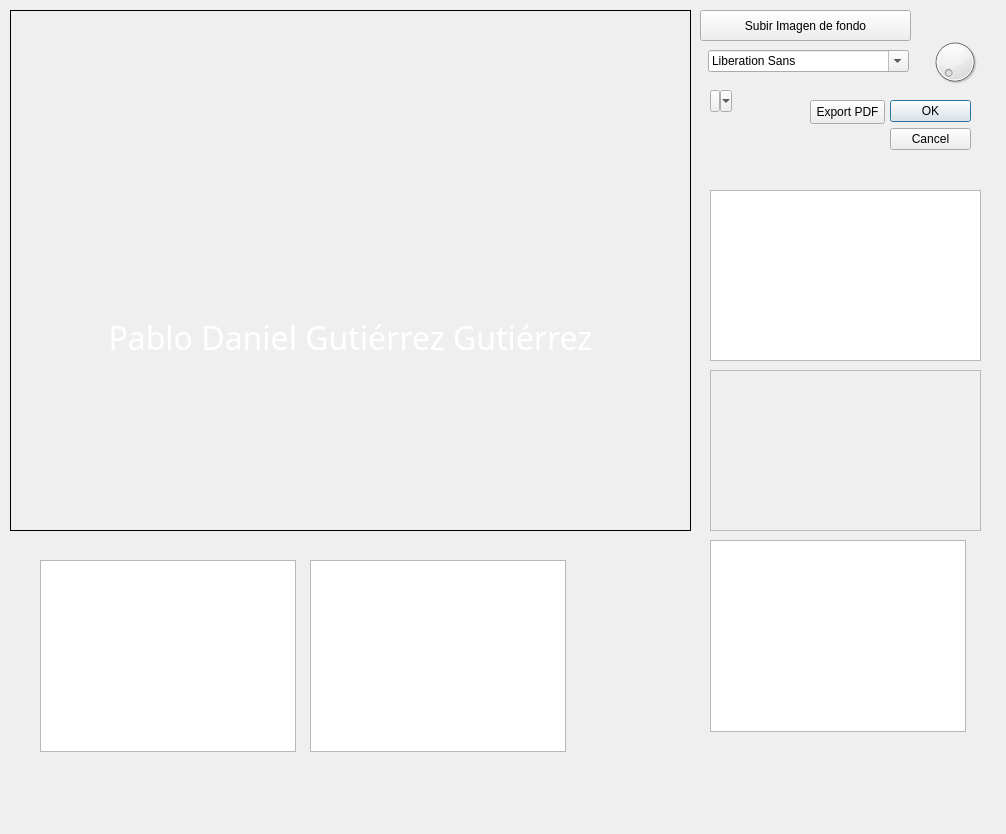
<?xml version="1.0" encoding="UTF-8"?>
<ui version="4.0">
 <class>Dialog</class>
 <widget class="QDialog" name="Dialog">
  <property name="geometry">
   <rect>
    <x>0</x>
    <y>0</y>
    <width>1006</width>
    <height>834</height>
   </rect>
  </property>
  <property name="baseSize">
   <size>
    <width>800</width>
    <height>600</height>
   </size>
  </property>
  <property name="windowTitle">
   <string>Dialog</string>
  </property>
  <widget class="QDialogButtonBox" name="buttonBox">
   <property name="geometry">
    <rect>
     <x>890</x>
     <y>100</y>
     <width>81</width>
     <height>71</height>
    </rect>
   </property>
   <property name="orientation">
    <enum>Qt::Vertical</enum>
   </property>
   <property name="standardButtons">
    <set>QDialogButtonBox::Cancel|QDialogButtonBox::Ok</set>
   </property>
  </widget>
  <widget class="QGraphicsView" name="graphicsView">
   <property name="geometry">
    <rect>
     <x>710</x>
     <y>190</y>
     <width>271</width>
     <height>171</height>
    </rect>
   </property>
  </widget>
  <widget class="QLabel" name="imageLabel">
   <property name="geometry">
    <rect>
     <x>10</x>
     <y>10</y>
     <width>681</width>
     <height>521</height>
    </rect>
   </property>
   <property name="maximumSize">
    <size>
     <width>800</width>
     <height>600</height>
    </size>
   </property>
   <property name="layoutDirection">
    <enum>Qt::LeftToRight</enum>
   </property>
   <property name="styleSheet">
    <string notr="true">border: 1px solid black;
</string>
   </property>
   <property name="text">
    <string/>
   </property>
   <property name="pixmap">
    <pixmap>../Reconocimiento-BREAS copy.png</pixmap>
   </property>
   <property name="scaledContents">
    <bool>true</bool>
   </property>
   <property name="wordWrap">
    <bool>true</bool>
   </property>
  </widget>
  <widget class="QPushButton" name="uploadImage">
   <property name="geometry">
    <rect>
     <x>700</x>
     <y>10</y>
     <width>211</width>
     <height>31</height>
    </rect>
   </property>
   <property name="text">
    <string>Subir Imagen de fondo</string>
   </property>
  </widget>
  <widget class="QFontComboBox" name="fontComboBox">
   <property name="geometry">
    <rect>
     <x>708</x>
     <y>50</y>
     <width>201</width>
     <height>22</height>
    </rect>
   </property>
  </widget>
  <widget class="QToolButton" name="toolButton">
   <property name="geometry">
    <rect>
     <x>710</x>
     <y>90</y>
     <width>22</width>
     <height>22</height>
    </rect>
   </property>
   <property name="text">
    <string>...</string>
   </property>
   <property name="popupMode">
    <enum>QToolButton::MenuButtonPopup</enum>
   </property>
  </widget>
  <widget class="QLabel" name="labelName">
   <property name="geometry">
    <rect>
     <x>10</x>
     <y>290</y>
     <width>681</width>
     <height>70</height>
    </rect>
   </property>
   <property name="font">
    <font>
     <family>Montserrat Medium</family>
     <pointsize>24</pointsize>
     <italic>false</italic>
    </font>
   </property>
   <property name="cursor">
    <cursorShape>SizeAllCursor</cursorShape>
   </property>
   <property name="mouseTracking">
    <bool>true</bool>
   </property>
   <property name="tabletTracking">
    <bool>false</bool>
   </property>
   <property name="autoFillBackground">
    <bool>false</bool>
   </property>
   <property name="styleSheet">
    <string notr="true">color: white;</string>
   </property>
   <property name="text">
    <string>&lt;html&gt;&lt;head/&gt;&lt;body&gt;&lt;p align=&quot;center&quot;&gt;Pablo Daniel Gutiérrez Gutiérrez&lt;/p&gt;&lt;/body&gt;&lt;/html&gt;</string>
   </property>
   <property name="alignment">
    <set>Qt::AlignBottom|Qt::AlignHCenter</set>
   </property>
  </widget>
  <widget class="QDial" name="dialFontSize">
   <property name="geometry">
    <rect>
     <x>930</x>
     <y>30</y>
     <width>50</width>
     <height>64</height>
    </rect>
   </property>
   <property name="focusPolicy">
    <enum>Qt::WheelFocus</enum>
   </property>
  </widget>
  <widget class="QPushButton" name="exportPDF">
   <property name="geometry">
    <rect>
     <x>810</x>
     <y>100</y>
     <width>75</width>
     <height>24</height>
    </rect>
   </property>
   <property name="text">
    <string>Export PDF</string>
   </property>
  </widget>
  <widget class="QScrollArea" name="scrollArea">
   <property name="geometry">
    <rect>
     <x>710</x>
     <y>370</y>
     <width>271</width>
     <height>161</height>
    </rect>
   </property>
   <property name="widgetResizable">
    <bool>true</bool>
   </property>
   <widget class="QWidget" name="scrollAreaWidgetContents">
    <property name="geometry">
     <rect>
      <x>0</x>
      <y>0</y>
      <width>269</width>
      <height>159</height>
     </rect>
    </property>
   </widget>
  </widget>
  <widget class="QListWidget" name="listWidget">
   <property name="geometry">
    <rect>
     <x>710</x>
     <y>540</y>
     <width>256</width>
     <height>192</height>
    </rect>
   </property>
  </widget>
  <widget class="QTableWidget" name="tableWidget">
   <property name="geometry">
    <rect>
     <x>40</x>
     <y>560</y>
     <width>256</width>
     <height>192</height>
    </rect>
   </property>
  </widget>
  <widget class="QTableView" name="tableView">
   <property name="geometry">
    <rect>
     <x>310</x>
     <y>560</y>
     <width>256</width>
     <height>192</height>
    </rect>
   </property>
  </widget>
 </widget>
 <resources/>
 <connections>
  <connection>
   <sender>buttonBox</sender>
   <signal>accepted()</signal>
   <receiver>Dialog</receiver>
   <slot>accept()</slot>
   <hints>
    <hint type="sourcelabel">
     <x>248</x>
     <y>254</y>
    </hint>
    <hint type="destinationlabel">
     <x>157</x>
     <y>274</y>
    </hint>
   </hints>
  </connection>
  <connection>
   <sender>buttonBox</sender>
   <signal>rejected()</signal>
   <receiver>Dialog</receiver>
   <slot>reject()</slot>
   <hints>
    <hint type="sourcelabel">
     <x>316</x>
     <y>260</y>
    </hint>
    <hint type="destinationlabel">
     <x>286</x>
     <y>274</y>
    </hint>
   </hints>
  </connection>
 </connections>
</ui>
